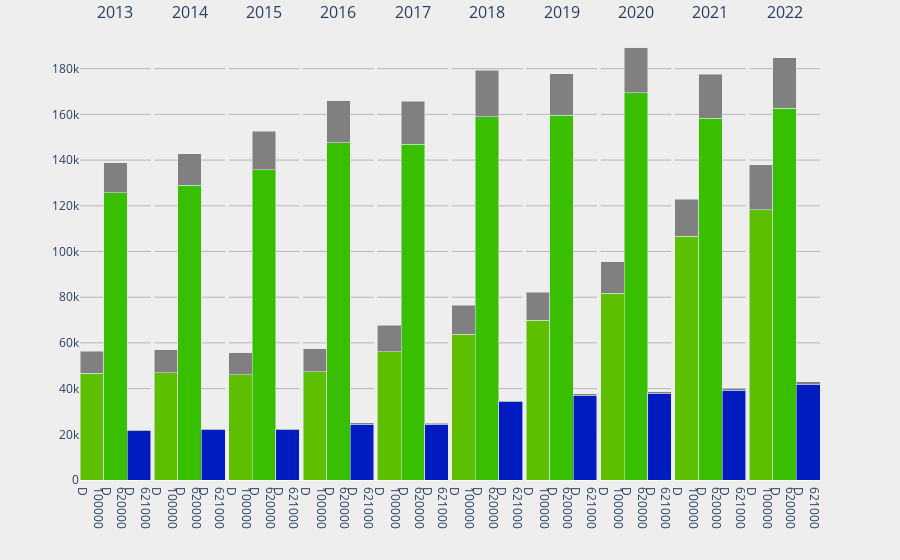

The notebook cell this image was saved under:
### Code cell
fig = get_timeseries(df)
fig.show()

### Figure 1 — Plotly figure (JSON) as saved in the notebook; plotly's stock layout.template omitted (floating-point values rounded to 4 significant figures)
{"data": [{"marker": {"color": "#5dbf00"}, "showlegend": false, "type": "bar", "x": ["100000<br>D"], "xaxis": "x", "y": [46793], "yaxis": "y"}, {"marker": {"color": "grey"}, "showlegend": false, "type": "bar", "x": ["100000<br>D"], "xaxis": "x", "y": [9600], "yaxis": "y"}, {"marker": {"color": "#37bf00"}, "showlegend": false, "type": "bar", "x": ["620000<br>D"], "xaxis": "x", "y": [125805], "yaxis": "y"}, {"marker": {"color": "grey"}, "showlegend": false, "type": "bar", "x": ["620000<br>D"], "xaxis": "x", "y": [13077], "yaxis": "y"}, {"marker": {"color": "#001bbf"}, "showlegend": false, "type": "bar", "x": ["621000<br>D"], "xaxis": "x", "y": [21618], "yaxis": "y"}, {"marker": {"color": "grey"}, "showlegend": false, "type": "bar", "x": ["621000<br>D"], "xaxis": "x", "y": [442], "yaxis": "y"}, {"marker": {"color": "#5dbf00"}, "showlegend": false, "type": "bar", "x": ["100000<br>D"], "xaxis": "x2", "y": [46982], "yaxis": "y2"}, {"marker": {"color": "grey"}, "showlegend": false, "type": "bar", "x": ["100000<br>D"], "xaxis": "x2", "y": [10118], "yaxis": "y2"}, {"marker": {"color": "#37bf00"}, "showlegend": false, "type": "bar", "x": ["620000<br>D"], "xaxis": "x2", "y": [128911], "yaxis": "y2"}, {"marker": {"color": "grey"}, "showlegend": false, "type": "bar", "x": ["620000<br>D"], "xaxis": "x2", "y": [13936], "yaxis": "y2"}, {"marker": {"color": "#001bbf"}, "showlegend": false, "type": "bar", "x": ["621000<br>D"], "xaxis": "x2", "y": [21937], "yaxis": "y2"}, {"marker": {"color": "grey"}, "showlegend": false, "type": "bar", "x": ["621000<br>D"], "xaxis": "x2", "y": [405], "yaxis": "y2"}, {"marker": {"color": "#5dbf00"}, "showlegend": false, "type": "bar", "x": ["100000<br>D"], "xaxis": "x3", "y": [46081], "yaxis": "y3"}, {"marker": {"color": "grey"}, "showlegend": false, "type": "bar", "x": ["100000<br>D"], "xaxis": "x3", "y": [9549], "yaxis": "y3"}, {"marker": {"color": "#37bf00"}, "showlegend": false, "type": "bar", "x": ["620000<br>D"], "xaxis": "x3", "y": [135789], "yaxis": "y3"}, {"marker": {"color": "grey"}, "showlegend": false, "type": "bar", "x": ["620000<br>D"], "xaxis": "x3", "y": [16790], "yaxis": "y3"}, {"marker": {"color": "#001bbf"}, "showlegend": false, "type": "bar", "x": ["621000<br>D"], "xaxis": "x3", "y": [21945], "yaxis": "y3"}, {"marker": {"color": "grey"}, "showlegend": false, "type": "bar", "x": ["621000<br>D"], "xaxis": "x3", "y": [543], "yaxis": "y3"}, {"marker": {"color": "#5dbf00"}, "showlegend": false, "type": "bar", "x": ["100000<br>D"], "xaxis": "x4", "y": [47401], "yaxis": "y4"}, {"marker": {"color": "grey"}, "showlegend": false, "type": "bar", "x": ["100000<br>D"], "xaxis": "x4", "y": [9959], "yaxis": "y4"}, {"marker": {"color": "#37bf00"}, "showlegend": false, "type": "bar", "x": ["620000<br>D"], "xaxis": "x4", "y": [147502], "yaxis": "y4"}, {"marker": {"color": "grey"}, "showlegend": false, "type": "bar", "x": ["620000<br>D"], "xaxis": "x4", "y": [18412], "yaxis": "y4"}, {"marker": {"color": "#001bbf"}, "showlegend": false, "type": "bar", "x": ["621000<br>D"], "xaxis": "x4", "y": [24362], "yaxis": "y4"}, {"marker": {"color": "grey"}, "showlegend": false, "type": "bar", "x": ["621000<br>D"], "xaxis": "x4", "y": [627], "yaxis": "y4"}, {"marker": {"color": "#5dbf00"}, "showlegend": false, "type": "bar", "x": ["100000<br>D"], "xaxis": "x5", "y": [56047], "yaxis": "y5"}, {"marker": {"color": "grey"}, "showlegend": false, "type": "bar", "x": ["100000<br>D"], "xaxis": "x5", "y": [11733], "yaxis": "y5"}, {"marker": {"color": "#37bf00"}, "showlegend": false, "type": "bar", "x": ["620000<br>D"], "xaxis": "x5", "y": [147033], "yaxis": "y5"}, {"marker": {"color": "grey"}, "showlegend": false, "type": "bar", "x": ["620000<br>D"], "xaxis": "x5", "y": [18729], "yaxis": "y5"}, {"marker": {"color": "#001bbf"}, "showlegend": false, "type": "bar", "x": ["621000<br>D"], "xaxis": "x5", "y": [24419], "yaxis": "y5"}, {"marker": {"color": "grey"}, "showlegend": false, "type": "bar", "x": ["621000<br>D"], "xaxis": "x5", "y": [498], "yaxis": "y5"}, {"marker": {"color": "#5dbf00"}, "showlegend": false, "type": "bar", "x": ["100000<br>D"], "xaxis": "x6", "y": [63782], "yaxis": "y6"}, {"marker": {"color": "grey"}, "showlegend": false, "type": "bar", "x": ["100000<br>D"], "xaxis": "x6", "y": [12649], "yaxis": "y6"}, {"marker": {"color": "#37bf00"}, "showlegend": false, "type": "bar", "x": ["620000<br>D"], "xaxis": "x6", "y": [159032], "yaxis": "y6"}, {"marker": {"color": "grey"}, "showlegend": false, "type": "bar", "x": ["620000<br>D"], "xaxis": "x6", "y": [20232], "yaxis": "y6"}, {"marker": {"color": "#001bbf"}, "showlegend": false, "type": "bar", "x": ["621000<br>D"], "xaxis": "x6", "y": [34168], "yaxis": "y6"}, {"marker": {"color": "grey"}, "showlegend": false, "type": "bar", "x": ["621000<br>D"], "xaxis": "x6", "y": [553], "yaxis": "y6"}, {"marker": {"color": "#5dbf00"}, "showlegend": false, "type": "bar", "x": ["100000<br>D"], "xaxis": "x7", "y": [69881], "yaxis": "y7"}, {"marker": {"color": "grey"}, "showlegend": false, "type": "bar", "x": ["100000<br>D"], "xaxis": "x7", "y": [12265], "yaxis": "y7"}, {"marker": {"color": "#37bf00"}, "showlegend": false, "type": "bar", "x": ["620000<br>D"], "xaxis": "x7", "y": [159620], "yaxis": "y7"}, {"marker": {"color": "grey"}, "showlegend": false, "type": "bar", "x": ["620000<br>D"], "xaxis": "x7", "y": [18109], "yaxis": "y7"}, {"marker": {"color": "#001bbf"}, "showlegend": false, "type": "bar", "x": ["621000<br>D"], "xaxis": "x7", "y": [36959], "yaxis": "y7"}, {"marker": {"color": "grey"}, "showlegend": false, "type": "bar", "x": ["621000<br>D"], "xaxis": "x7", "y": [742], "yaxis": "y7"}, {"marker": {"color": "#5dbf00"}, "showlegend": false, "type": "bar", "x": ["100000<br>D"], "xaxis": "x8", "y": [81630], "yaxis": "y8"}, {"marker": {"color": "grey"}, "showlegend": false, "type": "bar", "x": ["100000<br>D"], "xaxis": "x8", "y": [13974], "yaxis": "y8"}, {"marker": {"color": "#37bf00"}, "showlegend": false, "type": "bar", "x": ["620000<br>D"], "xaxis": "x8", "y": [169427], "yaxis": "y8"}, {"marker": {"color": "grey"}, "showlegend": false, "type": "bar", "x": ["620000<br>D"], "xaxis": "x8", "y": [19736], "yaxis": "y8"}, {"marker": {"color": "#001bbf"}, "showlegend": false, "type": "bar", "x": ["621000<br>D"], "xaxis": "x8", "y": [37778], "yaxis": "y8"}, {"marker": {"color": "grey"}, "showlegend": false, "type": "bar", "x": ["621000<br>D"], "xaxis": "x8", "y": [737], "yaxis": "y8"}, {"marker": {"color": "#5dbf00"}, "showlegend": false, "type": "bar", "x": ["100000<br>D"], "xaxis": "x9", "y": [106656], "yaxis": "y9"}, {"marker": {"color": "grey"}, "showlegend": false, "type": "bar", "x": ["100000<br>D"], "xaxis": "x9", "y": [16294], "yaxis": "y9"}, {"marker": {"color": "#37bf00"}, "showlegend": false, "type": "bar", "x": ["620000<br>D"], "xaxis": "x9", "y": [158326], "yaxis": "y9"}, {"marker": {"color": "grey"}, "showlegend": false, "type": "bar", "x": ["620000<br>D"], "xaxis": "x9", "y": [19321], "yaxis": "y9"}, {"marker": {"color": "#001bbf"}, "showlegend": false, "type": "bar", "x": ["621000<br>D"], "xaxis": "x9", "y": [39239], "yaxis": "y9"}, {"marker": {"color": "grey"}, "showlegend": false, "type": "bar", "x": ["621000<br>D"], "xaxis": "x9", "y": [918], "yaxis": "y9"}, {"marker": {"color": "#5dbf00"}, "showlegend": false, "type": "bar", "x": ["100000<br>D"], "xaxis": "x10", "y": [118196], "yaxis": "y10"}, {"marker": {"color": "grey"}, "showlegend": false, "type": "bar", "x": ["100000<br>D"], "xaxis": "x10", "y": [19820], "yaxis": "y10"}, {"marker": {"color": "#37bf00"}, "showlegend": false, "type": "bar", "x": ["620000<br>D"], "xaxis": "x10", "y": [162785], "yaxis": "y10"}, {"marker": {"color": "grey"}, "showlegend": false, "type": "bar", "x": ["620000<br>D"], "xaxis": "x10", "y": [21962], "yaxis": "y10"}, {"marker": {"color": "#001bbf"}, "showlegend": false, "type": "bar", "x": ["621000<br>D"], "xaxis": "x10", "y": [42013], "yaxis": "y10"}, {"marker": {"color": "grey"}, "showlegend": false, "type": "bar", "x": ["621000<br>D"], "xaxis": "x10", "y": [918], "yaxis": "y10"}], "layout": {"annotations": [{"font": {"size": 16}, "showarrow": false, "text": "2013", "x": 0.04775, "xanchor": "center", "xref": "paper", "y": 1, "yanchor": "bottom", "yref": "paper"}, {"font": {"size": 16}, "showarrow": false, "text": "2014", "x": 0.1482, "xanchor": "center", "xref": "paper", "y": 1, "yanchor": "bottom", "yref": "paper"}, {"font": {"size": 16}, "showarrow": false, "text": "2015", "x": 0.2487, "xanchor": "center", "xref": "paper", "y": 1, "yanchor": "bottom", "yref": "paper"}, {"font": {"size": 16}, "showarrow": false, "text": "2016", "x": 0.3493, "xanchor": "center", "xref": "paper", "y": 1, "yanchor": "bottom", "yref": "paper"}, {"font": {"size": 16}, "showarrow": false, "text": "2017", "x": 0.4498, "xanchor": "center", "xref": "paper", "y": 1, "yanchor": "bottom", "yref": "paper"}, {"font": {"size": 16}, "showarrow": false, "text": "2018", "x": 0.5503, "xanchor": "center", "xref": "paper", "y": 1, "yanchor": "bottom", "yref": "paper"}, {"font": {"size": 16}, "showarrow": false, "text": "2019", "x": 0.6508, "xanchor": "center", "xref": "paper", "y": 1, "yanchor": "bottom", "yref": "paper"}, {"font": {"size": 16}, "showarrow": false, "text": "2020", "x": 0.7513, "xanchor": "center", "xref": "paper", "y": 1, "yanchor": "bottom", "yref": "paper"}, {"font": {"size": 16}, "showarrow": false, "text": "2021", "x": 0.8518, "xanchor": "center", "xref": "paper", "y": 1, "yanchor": "bottom", "yref": "paper"}, {"font": {"size": 16}, "showarrow": false, "text": "2022", "x": 0.9523, "xanchor": "center", "xref": "paper", "y": 1, "yanchor": "bottom", "yref": "paper"}], "bargap": 0, "barmode": "stack", "margin": {"t": 25}, "paper_bgcolor": "#eeeeee", "plot_bgcolor": "rgba(0,0,0,0)", "xaxis": {"anchor": "y", "domain": [0, 0.0955]}, "xaxis10": {"anchor": "y10", "domain": [0.9045, 1]}, "xaxis2": {"anchor": "y2", "domain": [0.1005, 0.196]}, "xaxis3": {"anchor": "y3", "domain": [0.201, 0.2965]}, "xaxis4": {"anchor": "y4", "domain": [0.3015, 0.397]}, "xaxis5": {"anchor": "y5", "domain": [0.402, 0.4975]}, "xaxis6": {"anchor": "y6", "domain": [0.5025, 0.598]}, "xaxis7": {"anchor": "y7", "domain": [0.603, 0.6985]}, "xaxis8": {"anchor": "y8", "domain": [0.7035, 0.799]}, "xaxis9": {"anchor": "y9", "domain": [0.804, 0.8995]}, "yaxis": {"anchor": "x", "domain": [0, 1], "gridcolor": "rgba(.5,.5,.5,.5)"}, "yaxis10": {"anchor": "x10", "domain": [0, 1], "gridcolor": "rgba(.5,.5,.5,.5)", "matches": "y", "showticklabels": false}, "yaxis2": {"anchor": "x2", "domain": [0, 1], "gridcolor": "rgba(.5,.5,.5,.5)", "matches": "y", "showticklabels": false}, "yaxis3": {"anchor": "x3", "domain": [0, 1], "gridcolor": "rgba(.5,.5,.5,.5)", "matches": "y", "showticklabels": false}, "yaxis4": {"anchor": "x4", "domain": [0, 1], "gridcolor": "rgba(.5,.5,.5,.5)", "matches": "y", "showticklabels": false}, "yaxis5": {"anchor": "x5", "domain": [0, 1], "gridcolor": "rgba(.5,.5,.5,.5)", "matches": "y", "showticklabels": false}, "yaxis6": {"anchor": "x6", "domain": [0, 1], "gridcolor": "rgba(.5,.5,.5,.5)", "matches": "y", "showticklabels": false}, "yaxis7": {"anchor": "x7", "domain": [0, 1], "gridcolor": "rgba(.5,.5,.5,.5)", "matches": "y", "showticklabels": false}, "yaxis8": {"anchor": "x8", "domain": [0, 1], "gridcolor": "rgba(.5,.5,.5,.5)", "matches": "y", "showticklabels": false}, "yaxis9": {"anchor": "x9", "domain": [0, 1], "gridcolor": "rgba(.5,.5,.5,.5)", "matches": "y", "showticklabels": false}}}
